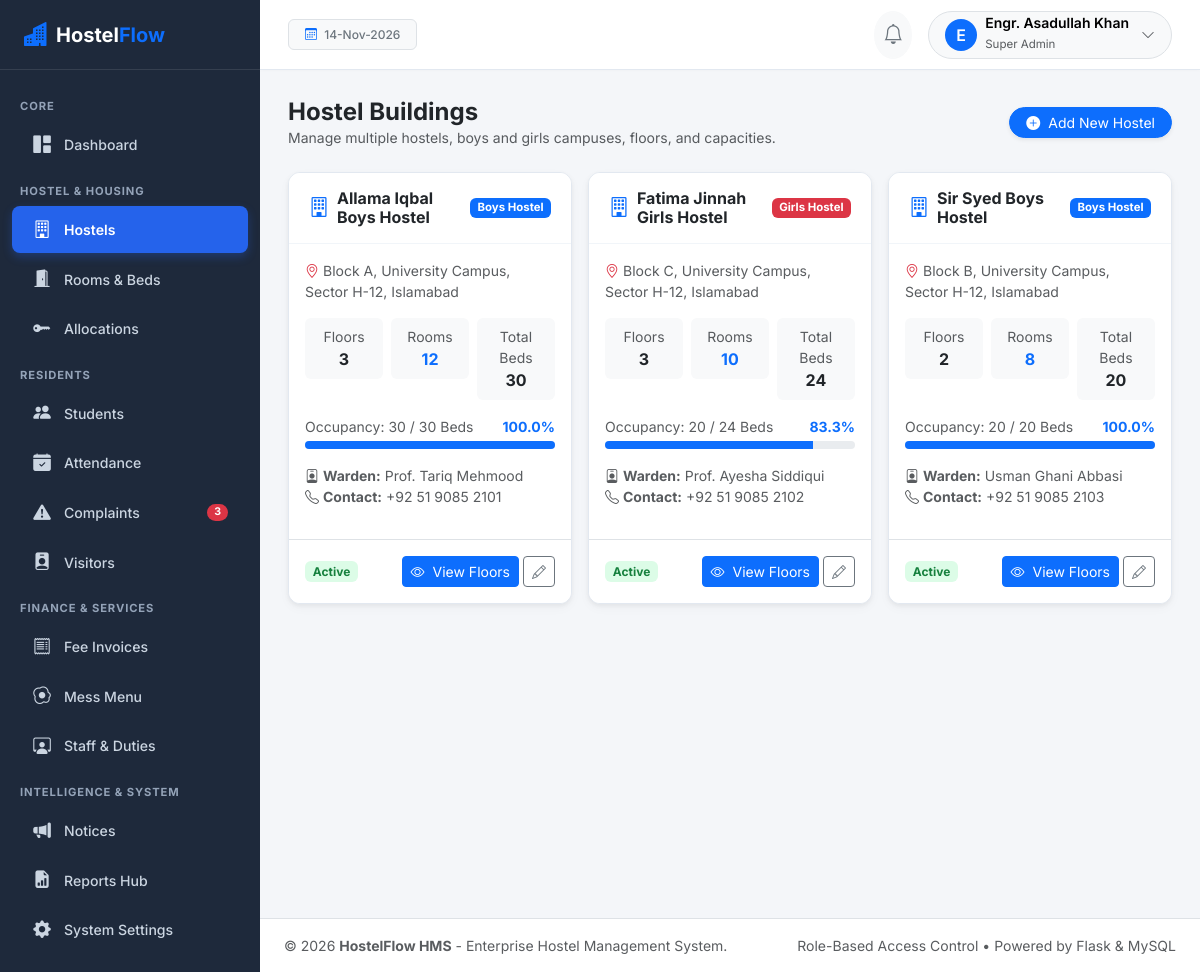
The page /hostels/ (signed in) on the database its author committed.
### app/models/user.py (models this page shows, shortened)
class User(UserMixin, TimestampMixin, db.Model):
    __tablename__ = 'users'
    id = db.Column(db.Integer, primary_key=True)
    username = db.Column(db.String(80), unique=True, nullable=False, index=True)
    email = db.Column(db.String(120), unique=True, nullable=False, index=True)
    password_hash = db.Column(db.String(255), nullable=False)
    full_name = db.Column(db.String(120), nullable=False)
    avatar = db.Column(db.String(255), default='default_avatar.png')
    is_active = db.Column(db.Boolean, default=True, nullable=False)
    last_login = db.Column(db.DateTime)
    role_id = db.Column(db.Integer, db.ForeignKey('roles.id'), nullable=False)
    role = db.relationship('Role', back_populates='users')
    student_profile = db.relationship('Student', back_populates='user', uselist=False)
    employee_profile = db.relationship('Employee', back_populates='user', uselist=False)
    notifications = db.relationship('Notification', back_populates='user', lazy='dynamic', cascade='all, delete-orphan')
    audit_logs = db.relationship('AuditLog', back_populates='user', lazy='dynamic')
    def has_role(self, role_name):
        return self.role is not None and self.role.name.lower() == role_name.lower()
    @property
    def is_super_admin(self):
        return self.has_role('Super Admin')
    @property
    def is_student(self):
        return self.has_role('Student')
    @property
    def is_staff(self):
        return self.has_role('Staff')
    @property
    def can_manage_hostel(self):
        return self.is_super_admin or self.is_hostel_admin

class Role(db.Model):
    __tablename__ = 'roles'
    id = db.Column(db.Integer, primary_key=True)
    name = db.Column(db.String(50), unique=True, nullable=False)
    description = db.Column(db.String(255))
    users = db.relationship('User', back_populates='role', lazy='dynamic')

### app/models/hostel.py (models this page shows, shortened)
class Hostel(TimestampMixin, db.Model):
    __tablename__ = 'hostels'
    id = db.Column(db.Integer, primary_key=True)
    name = db.Column(db.String(150), nullable=False, unique=True)
    hostel_type = db.Column(db.String(20), nullable=False, default='Boys')  # Boys, Girls, Co-ed
    address = db.Column(db.String(255), nullable=False)
    contact_number = db.Column(db.String(30), nullable=False)
    warden_name = db.Column(db.String(120))
    total_floors = db.Column(db.Integer, default=3, nullable=False)
    capacity = db.Column(db.Integer, default=100, nullable=False)
    description = db.Column(db.Text)
    status = db.Column(db.String(20), default='Active', nullable=False)  # Active, Maintenance, Inactive
    rooms = db.relationship('Room', back_populates='hostel', cascade='all, delete-orphan', lazy='dynamic')
    mess_menus = db.relationship('MessMenu', back_populates='hostel', cascade='all, delete-orphan', lazy='dynamic')
    @property
    def total_rooms_count(self):
        return self.rooms.count()
    @property
    def total_beds_count(self):
        return sum(room.total_beds for room in self.rooms.all())
    @property
    def occupied_beds_count(self):
        return sum(room.occupied_beds_count for room in self.rooms.all())
    @property
    def occupancy_rate(self):
        total = self.total_beds_count
        if total == 0:
            return 0
        return round((self.occupied_beds_count / total) * 100, 1)

class Room(TimestampMixin, db.Model):
    __tablename__ = 'rooms'
    id = db.Column(db.Integer, primary_key=True)
    hostel_id = db.Column(db.Integer, db.ForeignKey('hostels.id'), nullable=False)
    floor_number = db.Column(db.Integer, nullable=False, default=1)
    room_number = db.Column(db.String(20), nullable=False)
    room_type = db.Column(db.String(30), nullable=False, default='Double')  # Single, Double, Triple, Four-Seater
    total_beds = db.Column(db.Integer, nullable=False, default=2)
    monthly_rent = db.Column(db.Numeric(10, 2), nullable=False, default=15000.00)
    status = db.Column(db.String(20), nullable=False, default='Available')  # Available, Occupied, Maintenance
    facilities = db.Column(db.String(255), default='WiFi, Attached Bath, Cupboard, Study Table')
    hostel = db.relationship('Hostel', back_populates='rooms')
    beds = db.relationship('Bed', back_populates='room', cascade='all, delete-orphan', lazy='dynamic')
    allocations = db.relationship('RoomAllocation', back_populates='room', lazy='dynamic')
    __table_args__ = (
        db.UniqueConstraint('hostel_id', 'room_number', name='uix_hostel_room_number'),
    )
    @property
    def occupied_beds_count(self):
        return self.beds.filter_by(status='Occupied').count()

### app/routes/hostels.py (the view)
@hostels_bp.route('/')
@login_required
@role_required('Super Admin', 'Hostel Admin', 'Warden', 'Accountant')
def list_hostels():
    hostels = Hostel.query.all()
    return render_template('hostels/list.html', hostels=hostels)

### app/templates/hostels/list.html (shortened to what this page needs)
{% extends "base.html" %}
{% block content %}
<div class="d-flex flex-column flex-md-row justify-content-between align-items-md-center gap-2 mb-4">
  <div>
    <h4 class="fw-bold mb-0 text-dark">Hostel Buildings</h4>
    <p class="text-muted small mb-0">Manage multiple hostels, boys and girls campuses, floors, and capacities.</p>
  </div>
  {% if current_user.can_manage_hostel %}
    <a href="{{ url_for('hostels.add_hostel') }}" class="btn btn-primary btn-sm rounded-pill px-3 shadow-sm">
      <i class="bi bi-plus-circle-fill me-1"></i> Add New Hostel
    </a>
  {% endif %}
</div>
<div class="row g-3">
  {% for h in hostels %}
    <div class="col-md-6 col-xl-4">
      <div class="card card-saas h-100">
        <div class="card-header d-flex justify-content-between align-items-center">
          <div class="d-flex align-items-center gap-2">
            <i class="bi bi-building text-primary fs-5"></i>
            <h6 class="fw-bold mb-0 text-dark">{{ h.name }}</h6>
          </div>
          <span class="badge {% if h.hostel_type == 'Boys' %}bg-primary{% elif h.hostel_type == 'Girls' %}bg-danger{% else %}bg-purple{% endif %}">
            {{ h.hostel_type }} Hostel
          </span>
        </div>
        <div class="card-body p-3">
          <p class="small text-muted mb-3"><i class="bi bi-geo-alt me-1 text-danger"></i>{{ h.address }}</p>
          <div class="row g-2 mb-3 text-center">
            <div class="col-4">
              <div class="bg-light rounded p-2">
                <span class="text-muted small d-block">Floors</span>
                <strong class="text-dark">{{ h.total_floors }}</strong>
              </div>
            </div>
            <div class="col-4">
              <div class="bg-light rounded p-2">
                <span class="text-muted small d-block">Rooms</span>
                <strong class="text-primary">{{ h.total_rooms_count }}</strong>
              </div>
            </div>
            <div class="col-4">
              <div class="bg-light rounded p-2">
                <span class="text-muted small d-block">Total Beds</span>
                <strong class="text-dark">{{ h.total_beds_count }}</strong>
              </div>
            </div>
          </div>
          <div class="mb-3">
            <div class="d-flex justify-content-between small text-muted mb-1">
              <span>Occupancy: {{ h.occupied_beds_count }} / {{ h.total_beds_count }} Beds</span>
              <strong class="text-primary">{{ h.occupancy_rate }}%</strong>
            </div>
            <div class="progress" style="height: 8px;">
              <div class="progress-bar bg-primary" role="progressbar" style="width: {{ h.occupancy_rate }}%"></div>
            </div>
          </div>
          <div class="small text-muted mb-3">
            <div><i class="bi bi-person-badge me-1"></i><strong>Warden:</strong> {{ h.warden_name or 'Unassigned' }}</div>
            <div><i class="bi bi-telephone me-1"></i><strong>Contact:</strong> {{ h.contact_number }}</div>
          </div>
        </div>
        <div class="card-footer bg-white border-top p-3 d-flex justify-content-between align-items-center">
          <span class="badge {% if h.status == 'Active' %}badge-soft-success{% else %}badge-soft-secondary{% endif %}">
            {{ h.status }}
          </span>
          <div class="d-flex gap-1">
            <a href="{{ url_for('hostels.view_hostel', hostel_id=h.id) }}" class="btn btn-primary btn-sm">
              <i class="bi bi-eye me-1"></i> View Floors
            </a>
            {% if current_user.can_manage_hostel %}
              <a href="{{ url_for('hostels.edit_hostel', hostel_id=h.id) }}" class="btn btn-outline-secondary btn-sm" title="Edit">
                <i class="bi bi-pencil"></i>
              </a>
            {% endif %}
          </div>
        </div>
      </div>
    </div>
  {% endfor %}
</div>
{% endblock %}

### app/templates/base.html (shortened to what this page needs)
<!DOCTYPE html>
<html lang="en">
<head>
  <link href="https://cdn.jsdelivr.net/npm/bootstrap@5.3.3/dist/css/bootstrap.min.css" rel="stylesheet">
  <link rel="stylesheet" href="https://cdn.jsdelivr.net/npm/bootstrap-icons@1.11.3/font/bootstrap-icons.min.css">
  <link rel="stylesheet" href="{{ url_for('static', filename='css/style.css') }}">
</head>
<body>
<div class="d-flex" id="wrapper">
  <div id="sidebar-wrapper">
    <div class="sidebar-brand">
      <i class="bi bi-buildings-fill text-primary me-2 fs-4"></i>
      <span>Hostel<span class="text-primary">Flow</span></span>
    </div>
    <div class="py-3">
      {% if current_user.is_authenticated and not current_user.is_student and not current_user.is_staff %}
        <div class="sidebar-heading">Core</div>
        <a href="{{ url_for('dashboard.index') }}" class="nav-link-custom {% if request.endpoint and request.endpoint == 'dashboard.index' %}active{% endif %}">
          <i class="bi bi-grid-1x2-fill"></i> Dashboard
        </a>
        <div class="sidebar-heading">Hostel & Housing</div>
        <a href="{{ url_for('hostels.list_hostels') }}" class="nav-link-custom {% if request.endpoint and 'hostels' in request.endpoint %}active{% endif %}">
          <i class="bi bi-building"></i> Hostels
        </a>
        <a href="{{ url_for('rooms.list_rooms') }}" class="nav-link-custom {% if request.endpoint and 'rooms' in request.endpoint %}active{% endif %}">
          <i class="bi bi-door-open-fill"></i> Rooms & Beds
        </a>
        <a href="{{ url_for('allocations.list_allocations') }}" class="nav-link-custom {% if request.endpoint and 'allocations' in request.endpoint %}active{% endif %}">
          <i class="bi bi-key-fill"></i> Allocations
        </a>
        <div class="sidebar-heading">Residents</div>
        <a href="{{ url_for('students.list_students') }}" class="nav-link-custom {% if request.endpoint and 'students' in request.endpoint %}active{% endif %}">
          <i class="bi bi-people-fill"></i> Students
        </a>
        <a href="{{ url_for('attendance.index') }}" class="nav-link-custom {% if request.endpoint and 'attendance' in request.endpoint %}active{% endif %}">
          <i class="bi bi-calendar-check-fill"></i> Attendance
        </a>
        <a href="{{ url_for('complaints.list_complaints') }}" class="nav-link-custom {% if request.endpoint and 'complaints' in request.endpoint %}active{% endif %}">
          <i class="bi bi-exclamation-triangle-fill"></i> Complaints
          {% if pending_complaints_count > 0 %}
            <span class="badge bg-danger rounded-pill ms-auto">{{ pending_complaints_count }}</span>
          {% endif %}
        </a>
        <a href="{{ url_for('visitors.list_visitors') }}" class="nav-link-custom {% if request.endpoint and 'visitors' in request.endpoint %}active{% endif %}">
          <i class="bi bi-person-badge-fill"></i> Visitors
        </a>
        <div class="sidebar-heading">Finance & Services</div>
        <a href="{{ url_for('fees.list_invoices') }}" class="nav-link-custom {% if request.endpoint and 'fees' in request.endpoint %}active{% endif %}">
          <i class="bi bi-receipt"></i> Fee Invoices
        </a>
        <a href="{{ url_for('mess.weekly_menu') }}" class="nav-link-custom {% if request.endpoint and 'mess' in request.endpoint %}active{% endif %}">
          <i class="bi bi-egg-fried"></i> Mess Menu
        </a>
        <a href="{{ url_for('staff.list_employees') }}" class="nav-link-custom {% if request.endpoint and 'staff' in request.endpoint %}active{% endif %}">
          <i class="bi bi-person-workspace"></i> Staff & Duties
        </a>
        <div class="sidebar-heading">Intelligence & System</div>
        <a href="{{ url_for('announcements.list_announcements') }}" class="nav-link-custom {% if request.endpoint and 'announcements' in request.endpoint %}active{% endif %}">
          <i class="bi bi-megaphone-fill"></i> Notices
        </a>
        <a href="{{ url_for('reports.index') }}" class="nav-link-custom {% if request.endpoint and 'reports' in request.endpoint %}active{% endif %}">
          <i class="bi bi-file-earmark-bar-graph-fill"></i> Reports Hub
        </a>
        {% if current_user.is_super_admin %}
          <a href="{{ url_for('settings.general_settings') }}" class="nav-link-custom {% if request.endpoint and 'settings' in request.endpoint %}active{% endif %}">
            <i class="bi bi-gear-fill"></i> System Settings
          </a>
        {% endif %}
      {% endif %}
    </div>
  </div>
  <div id="page-content-wrapper">
    <nav class="navbar top-navbar d-flex align-items-center justify-content-between">
      <div class="d-flex align-items-center gap-3">
        <span class="badge bg-light text-secondary border px-3 py-2 fw-medium">
          <i class="bi bi-calendar3 me-1 text-primary"></i>
          {{ today_date|date_format }}
        </span>
      </div>
      <div class="d-flex align-items-center gap-3">
        <div class="dropdown">
          <button class="btn btn-light position-relative rounded-circle p-2" type="button" data-bs-toggle="dropdown" aria-expanded="false">
            <i class="bi bi-bell fs-5 text-secondary"></i>
          </button>
        </div>
        <div class="dropdown">
          <button class="btn btn-light rounded-pill border d-flex align-items-center gap-2 py-1 px-3" type="button" data-bs-toggle="dropdown" aria-expanded="false">
            <div class="rounded-circle bg-primary text-white d-flex align-items-center justify-content-center" style="width: 32px; height: 32px; font-weight: 600;">
              {{ current_user.full_name[:1] if current_user.is_authenticated else 'U' }}
            </div>
            <div class="text-start d-none d-sm-block">
              <div class="fw-semibold small lh-1">{{ current_user.full_name if current_user.is_authenticated else 'User' }}</div>
              <small class="text-muted" style="font-size: 0.72rem;">{{ current_user.role.name if current_user.is_authenticated and current_user.role else 'Guest' }}</small>
            </div>
            <i class="bi bi-chevron-down text-muted small ms-1"></i>
          </button>
        </div>
      </div>
    </nav>
    <main class="main-body">
      {% block content %}{% endblock %}
    </main>
    <footer class="bg-white border-top py-3 px-4 text-center text-muted small no-print">
      <div class="d-flex flex-column flex-sm-row justify-content-between align-items-center">
        <span>&copy; {{ 2026 }} <strong>HostelFlow HMS</strong> - Enterprise Hostel Management System.</span>
        <span class="mt-1 mt-sm-0">Role-Based Access Control &bull; Powered by Flask & MySQL</span>
      </div>
    </footer>
  </div>
</div>
</body>
</html>

### rows shown on the page
User: is_active+full_name "E", is_active+full_name "Engr. Asadullah Khan", role "Super Admin"
Hostel: name "Allama Iqbal Boys Hostel", hostel_type "Boys", address "Block A, University Campus, Sector H-12, Islamabad", total_floors "3", total_rooms_count "12", total_beds_count "30", occupied_beds_count "30", occupancy_rate "100.0", warden_name "Prof. Tariq Mehmood", contact_number "+92 51 9085 2101", status "Active"
Hostel: name "Fatima Jinnah Girls Hostel", hostel_type "Girls", address "Block C, University Campus, Sector H-12, Islamabad", total_floors "3", total_rooms_count "10", total_beds_count "24", occupied_beds_count "20", occupancy_rate "83.3", warden_name "Prof. Ayesha Siddiqui", contact_number "+92 51 9085 2102", status "Active"
Hostel: name "Sir Syed Boys Hostel", hostel_type "Boys", address "Block B, University Campus, Sector H-12, Islamabad", total_floors "2", total_rooms_count "8", total_beds_count "20", occupied_beds_count "20", occupancy_rate "100.0", warden_name "Usman Ghani Abbasi", contact_number "+92 51 9085 2103", status "Active"

### other values the page prints
{{ pending_complaints_count }} "3"
{{ 2026 }} "2026"
